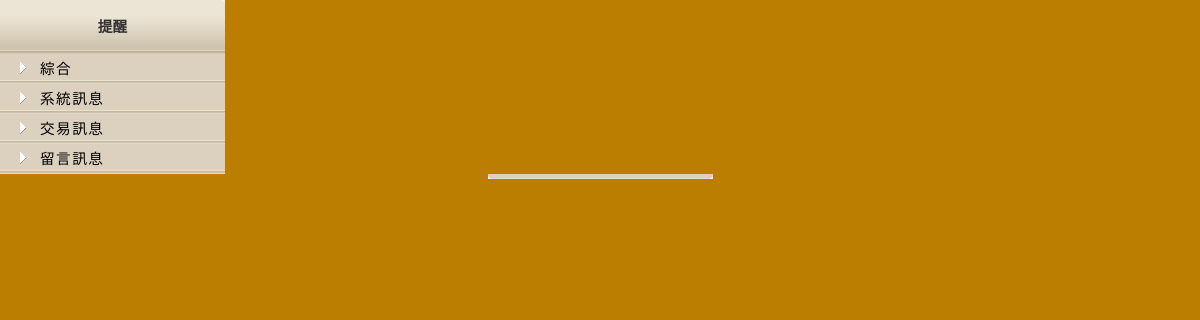
The app's page /left_remind.php with its own data.
### tables this page shows
CREATE TABLE IF NOT EXISTS `remind_type` (
  `remind_type_no` int(10) unsigned NOT NULL AUTO_INCREMENT,
  `type_name` varchar(32) NOT NULL,
  PRIMARY KEY (`remind_type_no`)
);

### left_remind.php (the view, shortened to what this page needs)
<?php
include ("connectDB/connect_db.php");
$sql = "SELECT * from remind_type";
$tmp = mysql_query($sql, $link);
$type_list = array();
$row_num = mysql_num_rows($tmp);
while($row = mysql_fetch_array($tmp)){
	array_push($type_list, $row);
}
?>
<html>
<head>
<link rel="stylesheet" href="poet.css" type="text/css">
</head>
<body>
<div id="leftT" class="leftT">提醒</div>
<div id="leftL"><a href="remind.php?type=0">綜合</a></div>
<?php
	for($i=0; $i< $row_num; $i++)
		echo '<div id="leftL"><a href="remind.php?type='.$type_list[$i][remind_type_no].'">'.$type_list[$i][type_name].'訊息</a></div>';
?>
<div><img border="0" src="images/left_bottom1.png" width="225" height="5"></div>

### poet.css (style rules this page uses)
html, body, div, span, applet, object, h1, h2, h3, h4, h5, h6, iframe, blockquote, pre, abbr, acronym, address, big, cite, code, del, dfn, em, font, img, ins, kbd, q, s, samp, small, strike, strong, sub, sup, tt, var, dd, dl, dt, fieldset, form, label, legend, caption { margin: 0; padding: 0; border: 0; font-family: Verdana, Arial, Helvetica, sans-serif; }
BODY { background-color: #BB7E00; font-family:Arial, Helvetica, sans-serif; font-size: 12px; line-height:16px; color:#313131; text-align: center; }
A:link { text-decoration: none; color: #000000; }
#leftT { width: 225px; height: 54px; background-image: url('images/bg_left_t.png'); background-repeat: no-repeat; }
.leftT { font-size: 11pt; font-weight: bold; line-height: 54px; }
#leftL { width: 225px; height: 30px; background-image: url('images/bg_left.png'); background-repeat: no-repeat; line-height: 30px; text-align: left; padding-left: 40px; letter-spacing: 0.1em; font-size: 11pt; }

### records on screen
remind_type: type_name "系統"
remind_type: type_name "交易"
remind_type: type_name "留言"
